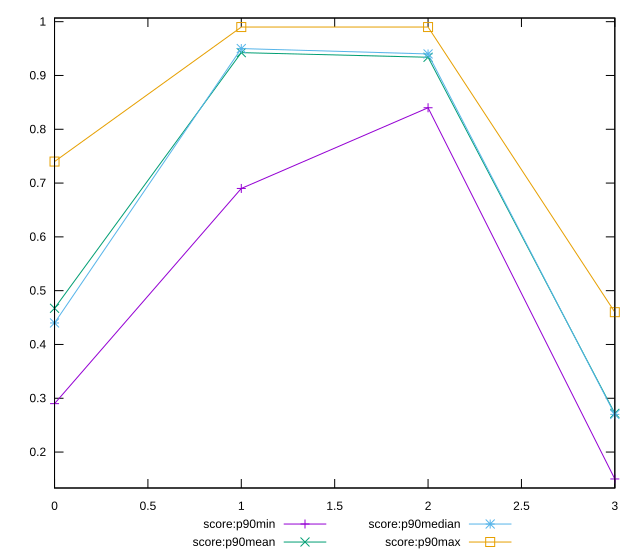

Here is the gnuplot script that generated this plot:
reset

$scoreP90Min <<EOF
0 0.29
1 0.69
2 0.84
3 0.15
EOF

$scoreP90Mean <<EOF
0 0.46723404255319145
1 0.9424468085106383
2 0.9338709677419355
3 0.2719148936170213
EOF

$scoreP90Median <<EOF
0 0.44
1 0.95
2 0.94
3 0.27
EOF

$scoreP90Max <<EOF
0 0.74
1 0.99
2 0.99
3 0.46
EOF

set key outside below
set xrange [0:3]
set yrange [0.13319999999999999:1.0068]
set trange [0.13319999999999999:1.0068]
set terminal svg size 640, 560 enhanced background rgb 'white'
set output "report/report_00029_2021-02-24T13-36-40.390Z/mainthread-work-breakdown/progression/score.svg"

plot $scoreP90Min title "score:p90min" with linespoints, \
     $scoreP90Mean title "score:p90mean" with linespoints, \
     $scoreP90Median title "score:p90median" with linespoints, \
     $scoreP90Max title "score:p90max" with linespoints

reset
